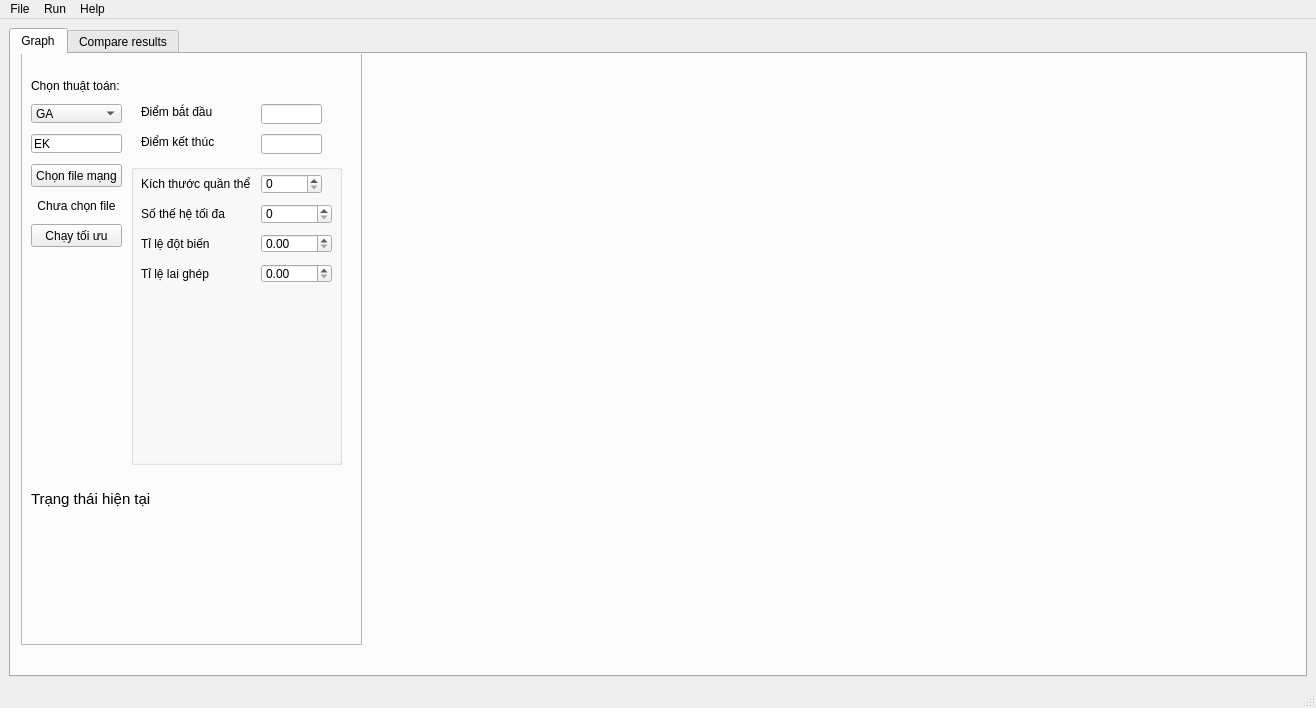
<?xml version="1.0" encoding="UTF-8"?>
<ui version="4.0">
 <class>MainWindow</class>
 <widget class="QMainWindow" name="MainWindow">
  <property name="geometry">
   <rect>
    <x>0</x>
    <y>0</y>
    <width>1316</width>
    <height>708</height>
   </rect>
  </property>
  <property name="windowTitle">
   <string>Traffic Network Optimization</string>
  </property>
  <widget class="QWidget" name="centralwidget">
   <layout class="QVBoxLayout" name="verticalLayout">
    <item>
     <widget class="QTabWidget" name="tabWidget">
      <property name="currentIndex">
       <number>0</number>
      </property>
      <widget class="QWidget" name="tabWidget_2">
       <attribute name="title">
        <string>Graph</string>
       </attribute>
       <widget class="QWidget" name="layoutGraph" native="true">
        <property name="geometry">
         <rect>
          <x>340</x>
          <y>10</y>
          <width>941</width>
          <height>551</height>
         </rect>
        </property>
       </widget>
       <widget class="QFrame" name="frame">
        <property name="geometry">
         <rect>
          <x>10</x>
          <y>-10</y>
          <width>341</width>
          <height>601</height>
         </rect>
        </property>
        <property name="frameShape">
         <enum>QFrame::StyledPanel</enum>
        </property>
        <property name="frameShadow">
         <enum>QFrame::Raised</enum>
        </property>
        <widget class="QComboBox" name="comboAlgorithm">
         <property name="geometry">
          <rect>
           <x>10</x>
           <y>60</y>
           <width>91</width>
           <height>19</height>
          </rect>
         </property>
         <item>
          <property name="text">
           <string>GA</string>
          </property>
         </item>
         <item>
          <property name="text">
           <string>BAT</string>
          </property>
         </item>
        </widget>
        <widget class="QPushButton" name="btnLoadCSV">
         <property name="geometry">
          <rect>
           <x>10</x>
           <y>120</y>
           <width>91</width>
           <height>23</height>
          </rect>
         </property>
         <property name="text">
          <string>Chọn file mạng</string>
         </property>
        </widget>
        <widget class="QPushButton" name="btnRun">
         <property name="geometry">
          <rect>
           <x>10</x>
           <y>180</y>
           <width>91</width>
           <height>23</height>
          </rect>
         </property>
         <property name="text">
          <string>Chạy tối ưu</string>
         </property>
        </widget>
        <widget class="QLabel" name="lblFileName">
         <property name="geometry">
          <rect>
           <x>10</x>
           <y>150</y>
           <width>91</width>
           <height>24</height>
          </rect>
         </property>
         <property name="text">
          <string>&lt;html&gt;&lt;head/&gt;&lt;body&gt;&lt;p align=&quot;center&quot;&gt;Chưa chọn file&lt;/p&gt;&lt;/body&gt;&lt;/html&gt;</string>
         </property>
        </widget>
        <widget class="QLabel" name="labelAlgorithm">
         <property name="geometry">
          <rect>
           <x>10</x>
           <y>30</y>
           <width>91</width>
           <height>24</height>
          </rect>
         </property>
         <property name="text">
          <string>Chọn thuật toán:</string>
         </property>
        </widget>
        <widget class="QLabel" name="lblStatus">
         <property name="geometry">
          <rect>
           <x>10</x>
           <y>470</y>
           <width>321</width>
           <height>41</height>
          </rect>
         </property>
         <property name="text">
          <string/>
         </property>
        </widget>
        <widget class="QLineEdit" name="txtEK">
         <property name="geometry">
          <rect>
           <x>10</x>
           <y>90</y>
           <width>91</width>
           <height>19</height>
          </rect>
         </property>
         <property name="text">
          <string>EK</string>
         </property>
        </widget>
        <widget class="QStackedWidget" name="stackProperties">
         <property name="geometry">
          <rect>
           <x>100</x>
           <y>110</y>
           <width>231</width>
           <height>341</height>
          </rect>
         </property>
         <property name="currentIndex">
          <number>1</number>
         </property>
         <widget class="QWidget" name="page">
          <widget class="QGroupBox" name="grppsoi">
           <property name="enabled">
            <bool>true</bool>
           </property>
           <property name="geometry">
            <rect>
             <x>10</x>
             <y>0</y>
             <width>221</width>
             <height>331</height>
            </rect>
           </property>
           <property name="title">
            <string/>
           </property>
           <widget class="QSpinBox" name="spinBat">
            <property name="geometry">
             <rect>
              <x>130</x>
              <y>10</y>
              <width>61</width>
              <height>20</height>
             </rect>
            </property>
           </widget>
           <widget class="QLabel" name="label_2">
            <property name="geometry">
             <rect>
              <x>10</x>
              <y>60</y>
              <width>101</width>
              <height>34</height>
             </rect>
            </property>
            <property name="text">
             <string>Tần số nhỏ nhất</string>
            </property>
           </widget>
           <widget class="QLabel" name="label_6">
            <property name="geometry">
             <rect>
              <x>10</x>
              <y>150</y>
              <width>101</width>
              <height>34</height>
             </rect>
            </property>
            <property name="text">
             <string>Loudness Min</string>
            </property>
           </widget>
           <widget class="QDoubleSpinBox" name="spinPratemax">
            <property name="geometry">
             <rect>
              <x>130</x>
              <y>220</y>
              <width>71</width>
              <height>20</height>
             </rect>
            </property>
           </widget>
           <widget class="QLabel" name="label_3">
            <property name="geometry">
             <rect>
              <x>10</x>
              <y>30</y>
              <width>51</width>
              <height>34</height>
             </rect>
            </property>
            <property name="text">
             <string>Loops</string>
            </property>
           </widget>
           <widget class="QLabel" name="label">
            <property name="geometry">
             <rect>
              <x>10</x>
              <y>0</y>
              <width>51</width>
              <height>33</height>
             </rect>
            </property>
            <property name="text">
             <string>Bat</string>
            </property>
           </widget>
           <widget class="QDoubleSpinBox" name="spinfmax">
            <property name="geometry">
             <rect>
              <x>130</x>
              <y>100</y>
              <width>71</width>
              <height>20</height>
             </rect>
            </property>
           </widget>
           <widget class="QSpinBox" name="spinLoops">
            <property name="geometry">
             <rect>
              <x>130</x>
              <y>40</y>
              <width>71</width>
              <height>20</height>
             </rect>
            </property>
            <property name="maximum">
             <number>999999</number>
            </property>
           </widget>
           <widget class="QDoubleSpinBox" name="spinLoudmax">
            <property name="geometry">
             <rect>
              <x>130</x>
              <y>160</y>
              <width>71</width>
              <height>19</height>
             </rect>
            </property>
           </widget>
           <widget class="QLabel" name="label_4">
            <property name="geometry">
             <rect>
              <x>10</x>
              <y>90</y>
              <width>101</width>
              <height>34</height>
             </rect>
            </property>
            <property name="text">
             <string>Tần số lớn nhất</string>
            </property>
           </widget>
           <widget class="QDoubleSpinBox" name="spinfmin">
            <property name="geometry">
             <rect>
              <x>130</x>
              <y>70</y>
              <width>71</width>
              <height>19</height>
             </rect>
            </property>
           </widget>
           <widget class="QDoubleSpinBox" name="spinLoudmin">
            <property name="geometry">
             <rect>
              <x>130</x>
              <y>130</y>
              <width>71</width>
              <height>20</height>
             </rect>
            </property>
           </widget>
           <widget class="QLabel" name="label_7">
            <property name="geometry">
             <rect>
              <x>10</x>
              <y>180</y>
              <width>91</width>
              <height>34</height>
             </rect>
            </property>
            <property name="text">
             <string>Pulse rate Min</string>
            </property>
           </widget>
           <widget class="QLabel" name="label_5">
            <property name="geometry">
             <rect>
              <x>10</x>
              <y>120</y>
              <width>101</width>
              <height>33</height>
             </rect>
            </property>
            <property name="text">
             <string>Loudness Max</string>
            </property>
           </widget>
           <widget class="QLabel" name="label_10">
            <property name="geometry">
             <rect>
              <x>10</x>
              <y>210</y>
              <width>91</width>
              <height>34</height>
             </rect>
            </property>
            <property name="text">
             <string>Pulse rate Max</string>
            </property>
           </widget>
           <widget class="QDoubleSpinBox" name="spinPratemin">
            <property name="geometry">
             <rect>
              <x>130</x>
              <y>190</y>
              <width>71</width>
              <height>20</height>
             </rect>
            </property>
           </widget>
           <widget class="QLabel" name="label_11">
            <property name="geometry">
             <rect>
              <x>10</x>
              <y>240</y>
              <width>71</width>
              <height>34</height>
             </rect>
            </property>
            <property name="text">
             <string>Alpha</string>
            </property>
           </widget>
           <widget class="QDoubleSpinBox" name="spinAlpha">
            <property name="geometry">
             <rect>
              <x>130</x>
              <y>250</y>
              <width>71</width>
              <height>20</height>
             </rect>
            </property>
           </widget>
           <widget class="QLabel" name="label_12">
            <property name="geometry">
             <rect>
              <x>10</x>
              <y>280</y>
              <width>71</width>
              <height>21</height>
             </rect>
            </property>
            <property name="text">
             <string>Gamma</string>
            </property>
           </widget>
           <widget class="QDoubleSpinBox" name="spinGamma">
            <property name="geometry">
             <rect>
              <x>130</x>
              <y>280</y>
              <width>71</width>
              <height>20</height>
             </rect>
            </property>
           </widget>
          </widget>
         </widget>
         <widget class="QWidget" name="page_2">
          <widget class="QGroupBox" name="groupBox">
           <property name="geometry">
            <rect>
             <x>10</x>
             <y>10</y>
             <width>211</width>
             <height>301</height>
            </rect>
           </property>
           <property name="title">
            <string/>
           </property>
           <widget class="QSpinBox" name="spinpop_size">
            <property name="geometry">
             <rect>
              <x>130</x>
              <y>10</y>
              <width>61</width>
              <height>20</height>
             </rect>
            </property>
           </widget>
           <widget class="QSpinBox" name="spingen_max">
            <property name="geometry">
             <rect>
              <x>130</x>
              <y>40</y>
              <width>71</width>
              <height>20</height>
             </rect>
            </property>
            <property name="maximum">
             <number>999999</number>
            </property>
           </widget>
           <widget class="QDoubleSpinBox" name="spinmuti_rate">
            <property name="geometry">
             <rect>
              <x>130</x>
              <y>70</y>
              <width>71</width>
              <height>19</height>
             </rect>
            </property>
           </widget>
           <widget class="QDoubleSpinBox" name="spincross_rate">
            <property name="geometry">
             <rect>
              <x>130</x>
              <y>100</y>
              <width>71</width>
              <height>19</height>
             </rect>
            </property>
           </widget>
           <widget class="QLabel" name="label_16">
            <property name="geometry">
             <rect>
              <x>10</x>
              <y>10</y>
              <width>111</width>
              <height>20</height>
             </rect>
            </property>
            <property name="text">
             <string>Kích thước quần thể</string>
            </property>
           </widget>
           <widget class="QLabel" name="label_17">
            <property name="geometry">
             <rect>
              <x>10</x>
              <y>40</y>
              <width>101</width>
              <height>20</height>
             </rect>
            </property>
            <property name="text">
             <string>Số thế hệ tối đa</string>
            </property>
           </widget>
           <widget class="QLabel" name="label_18">
            <property name="geometry">
             <rect>
              <x>10</x>
              <y>70</y>
              <width>81</width>
              <height>20</height>
             </rect>
            </property>
            <property name="text">
             <string>Tỉ lệ đột biến</string>
            </property>
           </widget>
           <widget class="QLabel" name="label_19">
            <property name="geometry">
             <rect>
              <x>10</x>
              <y>100</y>
              <width>81</width>
              <height>20</height>
             </rect>
            </property>
            <property name="text">
             <string>Tỉ lệ lai ghép</string>
            </property>
           </widget>
          </widget>
         </widget>
        </widget>
        <widget class="QLabel" name="label_20">
         <property name="geometry">
          <rect>
           <x>120</x>
           <y>60</y>
           <width>81</width>
           <height>16</height>
          </rect>
         </property>
         <property name="text">
          <string>Điểm bắt đầu</string>
         </property>
        </widget>
        <widget class="QLineEdit" name="txtSource">
         <property name="geometry">
          <rect>
           <x>240</x>
           <y>60</y>
           <width>61</width>
           <height>20</height>
          </rect>
         </property>
        </widget>
        <widget class="QLabel" name="label_21">
         <property name="geometry">
          <rect>
           <x>120</x>
           <y>90</y>
           <width>81</width>
           <height>16</height>
          </rect>
         </property>
         <property name="text">
          <string>Điểm kết thúc</string>
         </property>
        </widget>
        <widget class="QLineEdit" name="txtSink">
         <property name="geometry">
          <rect>
           <x>240</x>
           <y>90</y>
           <width>61</width>
           <height>20</height>
          </rect>
         </property>
        </widget>
        <widget class="QLabel" name="label_13">
         <property name="geometry">
          <rect>
           <x>10</x>
           <y>440</y>
           <width>321</width>
           <height>31</height>
          </rect>
         </property>
         <property name="text">
          <string>&lt;html&gt;&lt;head/&gt;&lt;body&gt;&lt;p&gt;&lt;span style=&quot; font-size:11pt;&quot;&gt;Trạng thái hiện tại&lt;/span&gt;&lt;/p&gt;&lt;/body&gt;&lt;/html&gt;</string>
         </property>
        </widget>
       </widget>
      </widget>
      <widget class="QWidget" name="tab_2">
       <attribute name="title">
        <string>Compare results</string>
       </attribute>
       <widget class="QTextEdit" name="textEdit">
        <property name="geometry">
         <rect>
          <x>1070</x>
          <y>20</y>
          <width>221</width>
          <height>491</height>
         </rect>
        </property>
        <property name="readOnly">
         <bool>true</bool>
        </property>
       </widget>
       <widget class="QFrame" name="frame_2">
        <property name="geometry">
         <rect>
          <x>20</x>
          <y>10</y>
          <width>1041</width>
          <height>611</height>
         </rect>
        </property>
        <property name="frameShape">
         <enum>QFrame::StyledPanel</enum>
        </property>
        <property name="frameShadow">
         <enum>QFrame::Raised</enum>
        </property>
        <layout class="QHBoxLayout" name="horizontalLayout">
         <item>
          <widget class="QWidget" name="layoutConvergence" native="true"/>
         </item>
         <item>
          <widget class="QWidget" name="layoutEsmond" native="true"/>
         </item>
        </layout>
       </widget>
       <widget class="QLabel" name="label_8">
        <property name="geometry">
         <rect>
          <x>1080</x>
          <y>0</y>
          <width>211</width>
          <height>21</height>
         </rect>
        </property>
        <property name="text">
         <string>&lt;html&gt;&lt;head/&gt;&lt;body&gt;&lt;p align=&quot;center&quot;&gt;&lt;span style=&quot; font-size:11pt;&quot;&gt;Verbose&lt;/span&gt;&lt;/p&gt;&lt;/body&gt;&lt;/html&gt;</string>
        </property>
       </widget>
       <widget class="QLabel" name="txtMaxFlowEK">
        <property name="geometry">
         <rect>
          <x>1070</x>
          <y>550</y>
          <width>221</width>
          <height>31</height>
         </rect>
        </property>
        <property name="text">
         <string/>
        </property>
       </widget>
       <widget class="QLabel" name="label_9">
        <property name="geometry">
         <rect>
          <x>1070</x>
          <y>520</y>
          <width>221</width>
          <height>21</height>
         </rect>
        </property>
        <property name="text">
         <string>&lt;html&gt;&lt;head/&gt;&lt;body&gt;&lt;p align=&quot;center&quot;&gt;&lt;span style=&quot; font-size:11pt;&quot;&gt;Max flow của đồ thị&lt;/span&gt;&lt;/p&gt;&lt;/body&gt;&lt;/html&gt;</string>
        </property>
       </widget>
      </widget>
     </widget>
    </item>
   </layout>
  </widget>
  <widget class="QMenuBar" name="menubar">
   <property name="geometry">
    <rect>
     <x>0</x>
     <y>0</y>
     <width>1316</width>
     <height>22</height>
    </rect>
   </property>
   <widget class="QMenu" name="menuFile">
    <property name="title">
     <string>File</string>
    </property>
    <addaction name="actionOpen"/>
    <addaction name="actionExit"/>
   </widget>
   <widget class="QMenu" name="menuRun">
    <property name="title">
     <string>Run</string>
    </property>
    <addaction name="actionOptimize"/>
   </widget>
   <widget class="QMenu" name="menuHelp">
    <property name="title">
     <string>Help</string>
    </property>
    <addaction name="actionAbout"/>
   </widget>
   <addaction name="menuFile"/>
   <addaction name="menuRun"/>
   <addaction name="menuHelp"/>
  </widget>
  <widget class="QStatusBar" name="statusBar"/>
  <action name="actionOpen">
   <property name="text">
    <string>Open Network</string>
   </property>
  </action>
  <action name="actionExit">
   <property name="text">
    <string>Exit</string>
   </property>
  </action>
  <action name="actionOptimize">
   <property name="text">
    <string>Optimize</string>
   </property>
  </action>
  <action name="actionAbout">
   <property name="text">
    <string>About</string>
   </property>
  </action>
 </widget>
 <tabstops>
  <tabstop>spinBat</tabstop>
  <tabstop>spinLoops</tabstop>
  <tabstop>spinfmin</tabstop>
  <tabstop>spinfmax</tabstop>
  <tabstop>spinLoudmin</tabstop>
  <tabstop>spinLoudmax</tabstop>
  <tabstop>spinPratemax</tabstop>
  <tabstop>comboAlgorithm</tabstop>
  <tabstop>txtEK</tabstop>
  <tabstop>btnLoadCSV</tabstop>
  <tabstop>btnRun</tabstop>
 </tabstops>
 <resources/>
 <connections/>
</ui>
